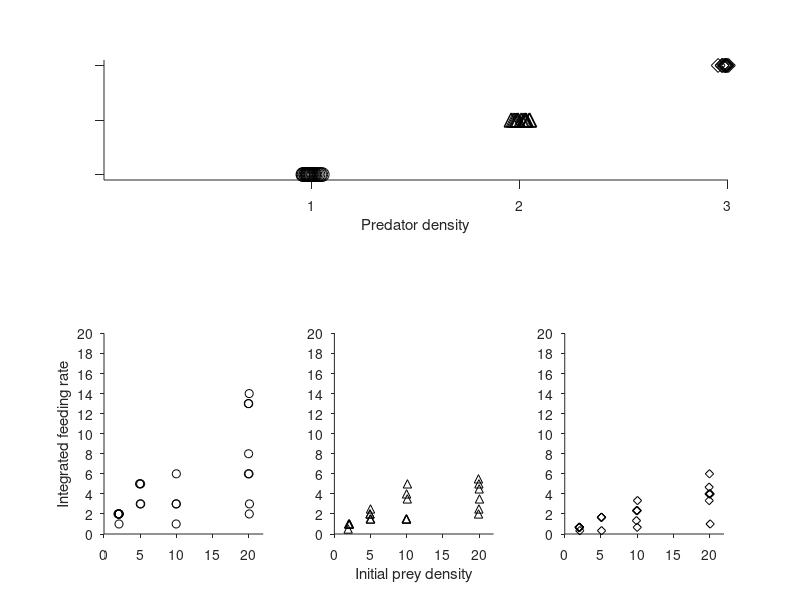

The MATLAB source for this figure: (Note: this script raises an error after producing the figure.)
function fit_crab_sym

% Fit functional response models to crab foraging data, where data are
% individual trials and may include psuedoreplicates
% With Adrian Stier, Feb 2019

% Modified from bluehead code by JW White

% Read in data
X = importdata('ind_crab_trial_data_for_ML.csv');


% Define some variables
Pred = X.data(:,2);


%Pred = Pred + min(Pred(Pred>0));
%Pred = Pred + 0.1;
Dead = X.data(:,4);
Sett = X.data(:,3);

%Dens = X.data(:,4);
%Rugo = X.data(:,5);

Surv = Sett-Dead;


% Integrated feeding rate = (N(0) - N(t))/P
IntF = Dead./Pred;

% Problem: get bad values if Dead = 0 or Pred = 0
% Apply corrections:
minI = min(IntF(IntF>0));
maxI = max(IntF(~isinf(IntF)));
IntF = min(IntF,maxI);
IntF = max(IntF,minI);

Pred(Pred==0) = 1e-3;

% Place lower bound on handling time (can't be exactly 0)
hmin = 1e-10;

% Which models to run?
doH2 = true;
doCM = true;
doBD = true;
doHV = true;
doRD = true;

%%%%%%%%%%%%%%%%%%%%%%%%%%%
% Plotting the data: coplot
Psub(:,1) = Pred==1;
Psub(:,2) = Pred==2;
Psub(:,3) = Pred==3;

figure(1)
clf
set(gcf,'position',[50 500 750 400])
%clf
% top: plot predator densities
subplot(2,3,1:3)
hold on
Marker = {'ko','k^','kd'};
for i = 1:3
    jit = (rand(sum(Psub(:,i)),1)-0.5).*0.1;
plot(Pred(Psub(:,i))+jit,ones(sum(Psub(:,i)),1)+i,Marker{i},'markersize',10)
end
xlim([0 3])
ylim([1.9 4.1])
set(gca,'xtick',1:7,'ytick',2:4,'yticklabel',[],'tickdir','out','ticklength',[0.015 0.015])
set(gca,'position',[0.13 0.7 0.78 0.2])
xlabel('Predator density')

for i = 1:3
    subplot(2,3,i+3)
    hold on
    jit = (rand(sum(Psub(:,i)),1)-0.5).*0.2;
    plot(Sett(Psub(:,i))+jit,IntF(Psub(:,i)),Marker{i})
    xlim([0 22])
    ylim([0 max(Dead)+2])
    set(gca,'xtick',[0 5 10 15 20],'ytick',0:2:max(Dead)+2)
    set(gca,'tickdir','out','ticklength',[0.02 0.02])
    
    if i == 2
    xlabel('Initial prey density')
    end
    if i == 1
    ylabel('Integrated feeding rate')
    end
end
% End plotting data
%%%%%%%%%%%%%%%%%%%%%%%%%%%


%%%%%%%%%%%%%%%%%%%%%%%%%%%
% 1) Holling type-II
if doH2
% Do some fits to find starting values
p0 = [0.3, 0.1, std(Dead)];
Xtmp  = 0:30;
n = length(Xtmp);
for i = 1:3
    Ptmp = mean(Pred(Psub(:,i)));
[~,F] = h2_mle(Xtmp(:),nan(n,1),ones(n,1).*Ptmp,p0); 
    subplot(2,3,i+3)
    hold on
 %   plot(Xtmp,F,'r-')
end


lb = [0, hmin, 0];
ub = [Inf,Inf, Inf];
options = optimset('Algorithm','interior-point','Display','iter');
[p_h2,L_h2,~,~,~,~,H_h2] = fmincon(@(p)h2_mle(Sett,IntF,Pred,p),p0,[],[],[],[],lb,ub,[],options); 

% Plot the solution
for i = 1:3
    Ptmp = median(Pred(Psub(:,i)));
[~,F] = h2_mle(Xtmp(:),nan(n,1),ones(n,1).*Ptmp,p_h2);
    subplot(2,3,i+3)
    hold on
    plot(Xtmp,F,'b-')
end
% end Holling type II
end % end if doH2
%%%%%%%%%%%%%%%%%%%%%%%%%%%

%%%%%%%%%%%%%%%%%%%%%%%%%%%
% 2) Crowley-Martin
if doCM
% Do some fits to find starting values
p0 = [0.5, 0.1, 1, std(Dead)];
Xtmp  = 0:30;
n = length(Xtmp);
for i = 1:3
    Ptmp = mean(Pred(Psub(:,i)));
[~,F] = cm_mle(Xtmp(:),nan(n,1),ones(n,1).*Ptmp,p0);
    subplot(2,3,i+3)
    hold on
  %  plot(Xtmp,F,'r-')
end


lb = [0, hmin, -Inf, 0];
ub = [Inf,Inf, Inf, Inf];
options = optimset('Algorithm','sqp','Display','iter');
[p_cm,L_cm,~,~,~,~,H_cm] = fmincon(@(p)cm_mle(Sett,IntF,Pred,p),p0,[],[],[],[],lb,ub,[],options); 

% Plot the solution
for i = 1:3
    Ptmp = median(Pred(Psub(:,i)));
[~,F] = cm_mle(Xtmp(:),nan(n,1),ones(n,1).*Ptmp,p_cm);
    subplot(2,3,i+3)
    hold on
    plot(Xtmp,F,'m')
end
% end Crowley-Martin
end % end if doCM
%%%%%%%%%%%%%%%%%%%%%%%%%%%


%%%%%%%%%%%%%%%%%%%%%%%%%%%
% 3) Beddington-DeAngelis
if doBD
% Do some fits to find starting values
p0 = [0.5, 0.1, 1, std(Dead)];
Xtmp  = 0:30;
n = length(Xtmp);
for i = 1:3
    Ptmp = mean(Pred(Psub(:,i)));
[~,F] = bd_mle(Xtmp(:),nan(n,1),ones(n,1).*Ptmp,p0);
    subplot(2,3,i+3)
    hold on
%    plot(Xtmp,F,'r-')
end

lb = [0, hmin, realmin, 0];
ub = [Inf,Inf, Inf, Inf];
options = optimset('Algorithm','sqp','Display','iter');
[p_bd,L_bd,~,~,~,~,H_bd] = fmincon(@(p)bd_mle(Sett,IntF,Pred,p),p0,[],[],[],[],lb,ub,[],options); 

% Plot the solution
for i = 1:3
    Ptmp = median(Pred(Psub(:,i)));
[~,F] = bd_mle(Xtmp(:),nan(n,1),ones(n,1).*Ptmp,p_bd);
    subplot(2,3,i+3)
    hold on
    plot(Xtmp,F,'r')
end
% end Beddington-DeAngelis
end % end if doBD
%%%%%%%%%%%%%%%%%%%%%%%%%%%


%%%%%%%%%%%%%%%%%%%%%%%%%%%
% 4) Hassell-Varley
if doHV
% Do some fits to find starting values
p0 = [0.5, 0.1, 1, std(Dead)];
Xtmp  = 0:30;
n = length(Xtmp);
for i = 1:3
    Ptmp = mean(Pred(Psub(:,i)));
[~,F] = hv_mle(Xtmp(:),nan(n,1),ones(n,1).*Ptmp,p0);
    subplot(2,3,i+3)
    hold on
  %  plot(Xtmp,F,'r-')
end


lb = [0, hmin, -1e2, 0];
ub = [Inf,Inf, 1e2, Inf];
options = optimset('Algorithm','sqp','Display','iter');
[p_hv,L_hv,~,~,~,~,H_hv] = fmincon(@(p)hv_mle(Sett,IntF,Pred,p),p0,[],[],[],[],lb,ub,[],options); 

% Plot the solution
for i = 1:3
    Ptmp = median(Pred(Psub(:,i)));
[~,F] = hv_mle(Xtmp(:),nan(n,1),ones(n,1).*Ptmp,p_hv);
    subplot(2,3,i+3)
    hold on
    plot(Xtmp,F,'k')
end
% end Hassell-Varley
end % end if doHV
%%%%%%%%%%%%%%%%%%%%%%%%%%%

%%%%%%%%%%%%%%%%%%%%%%%%%%%
% 5) Ratio Dependent
if doRD
% Do some fits to find starting values
p0 = [0.5, 0.1, 1, std(Dead)];
Xtmp  = 0:30;
n = length(Xtmp);
for i = 1:3
    Ptmp = mean(Pred(Psub(:,i)));
[~,F] = hv_mle(Xtmp(:),nan(n,1),ones(n,1).*Ptmp,p0);
    subplot(2,3,i+3)
    hold on
  %  plot(Xtmp,F,'r-')
end


lb = [0, hmin, 1, 0];
ub = [Inf,Inf, 1, Inf];
options = optimset('Algorithm','sqp','Display','iter');
[p_rd,L_rd,~,~,~,~,H_rd] = fmincon(@(p)hv_mle(Sett,IntF,Pred,p),p0,[],[],[],[],lb,ub,[],options); 

% Plot the solution
for i = 1:3
    Ptmp = median(Pred(Psub(:,i)));
[~,F] = hv_mle(Xtmp(:),nan(n,1),ones(n,1).*Ptmp,p_rd);
    subplot(2,3,i+3)
    hold on
    plot(Xtmp,F,'g')
end
% end Ratio-Dependent
end % end if doRD
%%%%%%%%%%%%%%%%%%%%%%%%%%%

for i = 1:3
    subplot(2,3,i+3)
    pos = get(gca,'position');
    set(gca,'position',[pos(1) 0.15 pos(3) 0.4])
end

% Do model selection:
% Likelihoods
Ls = [L_h2; L_cm; L_bd; L_hv; L_rd];
% Number of parameters
ks = [2; 3; 3; 3; 2];
% sample size
nn = length(Pred);
% AICc
AICc = 2*Ls + 2*ks + 2.*ks.*(ks+1)./(nn - ks - 1);
dAICc = AICc - min(AICc);
% AIC weights
w1 = exp(-dAICc./2);
w = w1./sum(w1);

keyboard

%%%%%%%%%%%%%%%%%%%%%%%%%%%%%%%%%%%%%%%%%%%%%%%%%%%%%%%
% Define functions.  
% Time-integrated functional responses

% Holling Type II
function [L,F] = h2_mle(N0,N1,P,p)
% extract the parameters within p
a = p(1);
b = p(2);
s = p(3);
% observations lasted 1 days
t = 1;
% solution to the ODE
Nt = exp( log(N0) - wrightOmega( log(N0) + log(b) + N0.*b - P.*a.*t) + N0.*b - P.*a.*t);
F = (N0-Nt)./P; % integrated feeding rate
E = (log(F(:)) - log(N1(:))); % the difference
%s = std(E);
L = -sum(log(normpdf(E,0,s)));
% constraints: a > 0, b > 0



%%%%%%%%%%%%%%%%
% Crowley-Martin
% Note that we have set P-1 terms to be P as recommended by Skalski &
% Gilliman
function [L,F] = cm_mle(N0,N1,P,p)
% extract the parameters within p
a = p(1);
b = p(2);
c = p(3);
s = p(4);
% observations lasted 1 days
t = 1;
% solution to the ODE
Nt = exp(log(N0) - wrightOmega(log(N0) + log(b) + N0.*b - (P.*a.*t)./(P.*c + 1)) + N0.*b - (P.*a.*t)./(P.*c + 1));
F = (N0-Nt)./P; % integrated feeding rate
E = (log(F(:)) - log(N1(:))); % the difference
L = -sum(log(normpdf(E,0,s)));
% constraints: a > 0, b > 0



%%%%%%%%%%%%%%%%
% Beddington-DeAngelis
% Note that we have set P-1 terms to be P as recommended by Skalski &
% Gilliman
% constraints: a > 0, b > 0, c >= 0
function [L,F] = bd_mle(N0,N1,P,p)
% extract the parameters within p
a = p(1);
b = p(2);
c = p(3);
s = p(4);
% observations lasted 1 days
t = 1;
% solution to the ODE
Nt = exp( (log(N0) + N0.*b - P.*a.*t + P.*c.*log(N0))./(P.*c + 1) ...
     - wrightOmega(log(b./(P.*c + 1)) + (log(N0) + N0.*b - P.*a.*t + P.*c.*log(N0))./(P.*c + 1)));
F = (N0-Nt)./P; % integrated feeding rate
E = (log(F(:)) - log(N1(:))); % the difference
L = -sum(log(normpdf(E,0,s)));
% constraints: a > 0, b > 0
%%%%%%%%%%%%%%%%

%%%%%%%%%%%%%%%%
% Hassell-Varley
% Note that we have set P-1 terms to be P as recommended by Skalski &
% Gilliman
% constraints: a > 0, b > 0
function [L,F] = hv_mle(N0,N1,P,p)
a = p(1);
b = p(2);
m = p(3);
s = p(4);
% observations lasted 1 days
t = 1;
% solution to the ODE
%Nt = exp((N0.*b + P.^m.*log(N0) - P.*a.*t)./P.^m - wrightOmega(log(b./P.^m) + (N0.*b + P.^m.*log(N0) - P.*a.*t)./P.^m));
%F = (N0-Nt)./P; % integrated feeding rate


dN = a.*N0.*P./(1 + b.*N0 + c.*P + b.*c.*N0.*P); % rate of consumption
F = dN.*t./P; % total number eaten per predator
E = (log(F(:)) - log(N1(:))); % the difference
L = -sum(log(normpdf(E,0,s)));
% constraints: a > 0, b > 0



